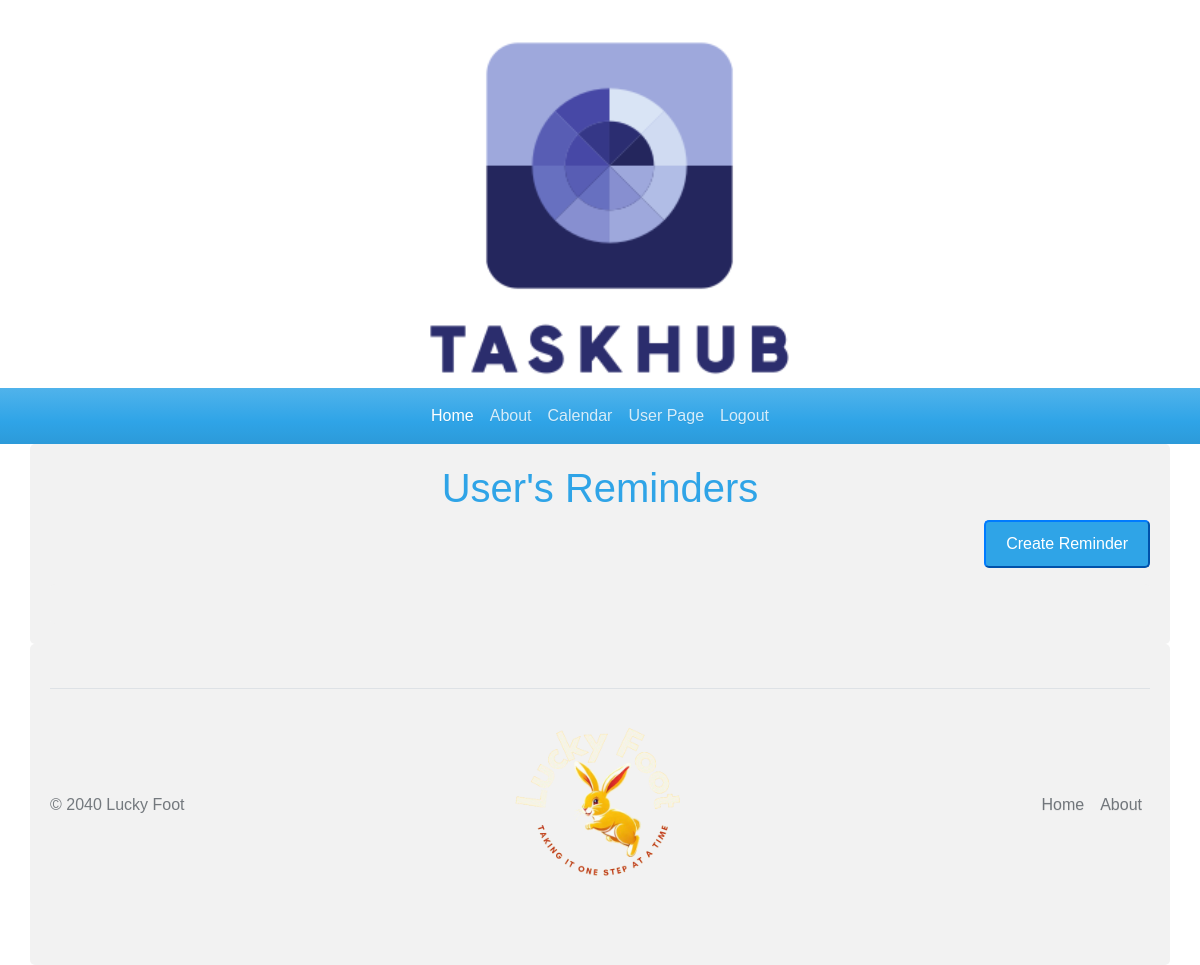
Page /reminderHome (signed in) on the earlier database version.
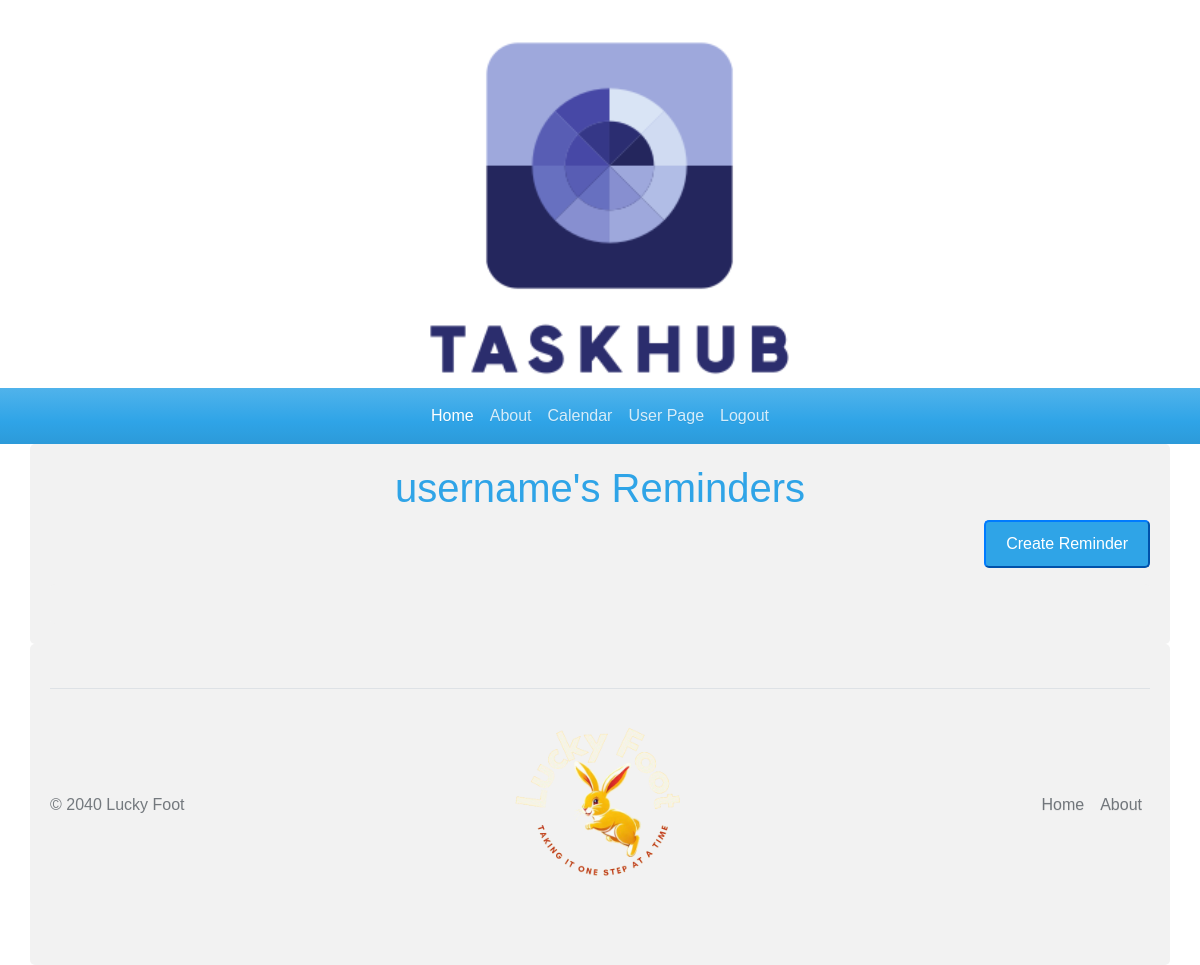
Same page on the later database version.
### tables this page shows
CREATE TABLE users (
    id INTEGER PRIMARY KEY AUTOINCREMENT,
    firstname VARCHAR(15) NOT NULL,
    lastname VARCHAR(15) NOT NULL,
    email VARCHAR(30) NOT NULL,
    userPass VARCHAR(12) NOT NULL,
    username VARCHAR(12) NOT NULL,
    phoneNum VARCHAR(15) NOT NULL,
    accountType VARCHAR(15),
    profilePicturePath VARCHAR(255)
);

### website/auth.py (the view, shortened to what this page needs)
@auth.route('/reminderHome')
def reminderHome():
    if request.method == 'GET':
        userID = session.get('id')
        user_conn = sqlite3.connect('userDatabase.db')
        user_cur = user_conn.cursor()
        user_cur.execute("SELECT username FROM users WHERE id = ?", (userID,))
        user_data = user_cur.fetchone()
        username = user_data[0] if user_data else "User"
        rem_conn = sqlite3.connect('taskDatabase.db')
        rem_cur = rem_conn.cursor()
        rem_cur.execute("SELECT * FROM tasks where userId = ?", (userID,))
        userRems = rem_cur.fetchall()
        remCount = 0
        remsExist = 0
        user_conn.close()
        rem_conn.close()
        for rem in userRems:
            remCount += 1
            remsExist = 1
        return render_template("reminderHome.html", username=username, remCount=remCount, remsExist=remsExist)

### website/templates/reminderHome.html (shortened to what this page needs)
{% extends "theme.html" %}
{% block content %}
<h1>{{ username }}'s Reminders</h1>
<p align="right"><button id="createReminderButton" onclick="openModal()">Create Reminder</button></p>
<div class="container">
</div>
{% endblock %}

### website/templates/theme.html (shortened to what this page needs)
<!DOCTYPE html>
<html lang="en">
<head>
    <link rel="stylesheet" href="../static/css/Cerulean/bootstrap.min.css">
</head>
<body>
	<Header class="text-center">
		<a href="/"> <img src="../static/TaskhubLogo.png" alt="Taskhub Logo" class="img-fluid" /> </a>
	</Header>
<nav class="navbar navbar-expand-lg bg-primary justify-content-center" data-bs-theme="dark">
    <div class="container-fluid">
        <div class="collapse navbar-collapse" id="navbarColor01">
            <ul class="navbar-nav mx-auto">
                <li class="nav-item">
                    <a class="nav-link active" href="/">Home
                    </a>
                </li>
                <li class="nav-item">
                    <a class="nav-link" href="/about">About</a>
                </li>
				{% if session.get('logged_in') %}
					<li class="nav-item">
						<a class="nav-link" href="/calendar">Calendar</a>
					</li>
					<li class="nav-item">
						<a class="nav-link" href="/userPage">User Page</a>
					</li>
					<li class="nav-item">
						<a class="nav-link" href="/logout">Logout</a>
					</li>
				{% endif %}
            </ul>
        </div>
    </div>
</nav>
	<div class = "container text-center">
		{% block content %}
		{% endblock %}
	</div>
	<div class="container">
		<footer class="d-flex flex-wrap justify-content-between align-items-center py-3 my-4 border-top">
		<p class="col-md-4 mb-0 text-body-secondary">© 2040 Lucky Foot</p>
		<img src="../static/LuckyFoot.png" alt="Lucky Foot" class="img-fluid mx-auto small-image">
		<ul class="nav col-md-4 justify-content-end">
			<li class="nav-item"><a href="/" class="nav-link px-2 text-body-secondary">Home</a></li>
			<li class="nav-item"><a href="/about" class="nav-link px-2 text-body-secondary">About</a></li>
		</ul>
		</footer>
	</div>
</body>
</html>

### website/templates/theme.html (style rules this page uses)
.small-image { width: 200px; height: auto; }

### website/templates/reminderHome.html (style rules this page uses)
* { box-sizing: border-box; }
body { font-family: Arial, Helvetica, sans-serif; }
#createReminderButton { top: 500px; right: 300px; padding: 10px 20px; background-color: #2fa4e7; color: #fff; border-color: #007bff; border-radius: 5px; cursor: pointer; }
.container { border-radius: 5px; background-color: #f2f2f2; padding: 20px; }

Differences in the rows shown:
added users: username "username"
Other differences:
{{ username }}: "User" → (not shown)
